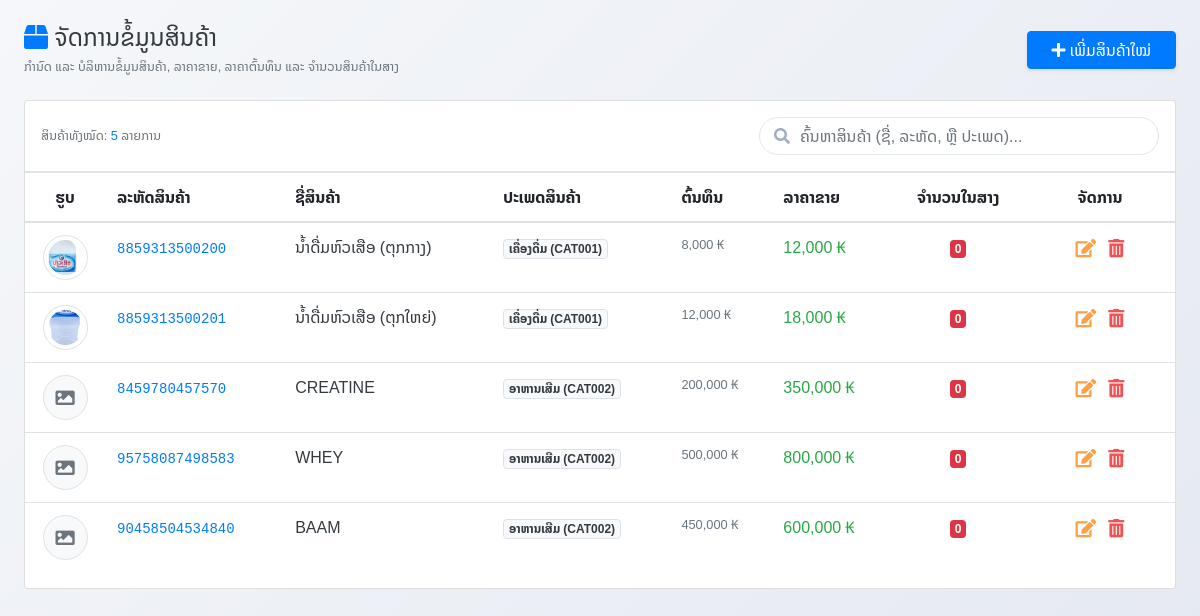
The page /pages/products.php (signed in) on the database its author committed.
### tables this page shows
CREATE TABLE `products` (
  `product_id` int(11) NOT NULL AUTO_INCREMENT,
  `product_code` varchar(50) NOT NULL,
  `product_name` varchar(100) NOT NULL,
  `category_id` int(11) NOT NULL,
  `cost_price` decimal(12,2) DEFAULT 0.00,
  `sale_price` decimal(12,2) NOT NULL,
  `quantity` int(11) DEFAULT 0,
  `unit` varchar(20) DEFAULT '?????????',
  `image` varchar(255) DEFAULT NULL,
  `created_at` datetime DEFAULT current_timestamp(),
  PRIMARY KEY (`product_id`),
  UNIQUE KEY `product_code` (`product_code`),
  KEY `fk_products_category` (`category_id`),
  CONSTRAINT `fk_products_category` FOREIGN KEY (`category_id`) REFERENCES `product_categories` (`category_id`) ON UPDATE CASCADE
);

CREATE TABLE `product_categories` (
  `category_id` int(11) NOT NULL AUTO_INCREMENT,
  `category_code` varchar(50) NOT NULL DEFAULT '',
  `category_name` varchar(100) NOT NULL,
  `created_at` datetime DEFAULT current_timestamp(),
  PRIMARY KEY (`category_id`),
  UNIQUE KEY `category_code` (`category_code`)
);

### config/db.php (called while the page is built, shortened)
<?php
if (!function_exists('formatCurrency')) {
    function formatCurrency($amount)
    {
        return number_format((float)$amount, 0, '.', ',') . ' ₭';
    }
}
?>

### pages/products.php (the view, shortened to what this page needs)
<?php
require_once '../config/db.php';
$products = [];
$sql = "SELECT p.*, c.category_name, c.category_code
        FROM products p
        LEFT JOIN product_categories c ON p.category_id = c.category_id
        ORDER BY p.product_id ASC";
$result = mysqli_query($conn, $sql);
if ($result) {
    while ($row = mysqli_fetch_assoc($result)) {
        $products[] = $row;
    }
}
$categories = [];
$sqlCat = "SELECT * FROM product_categories ORDER BY category_id ASC";
$resCat = mysqli_query($conn, $sqlCat);
if ($resCat) {
    while ($row = mysqli_fetch_assoc($resCat)) {
        $categories[] = $row;
    }
}
?>
<!DOCTYPE html>
<html lang="lo">
<head>
    <link rel="stylesheet" href="../assets/css/local-font.css?v=<?php echo time(); ?>">
    <link rel="stylesheet" href="../bootstrap/css/bootstrap.min.css">
    <link rel="stylesheet" href="../icon/css/all.min.css">
    <link rel="stylesheet" href="../assets/css/pages/users-manage.css">
</head>
<body>
<div class="container-fluid py-4 px-3 px-md-4">
    <div class="d-flex flex-wrap justify-content-between align-items-center mb-4 gap-2">
        <div>
            <h4 class="fw-bold text-dark mb-1">
                <i class="fas fa-box text-primary me-2"></i> ຈັດການຂໍ້ມູນສິນຄ້າ
            </h4>
            <p class="text-muted small mb-0">ກຳນົດ ແລະ ບໍລິຫານຂໍ້ມູນສິນຄ້າ, ລາຄາຂາຍ, ລາຄາຕົ້ນທຶນ ແລະ ຈຳນວນສິນຄ້າໃນສາງ</p>
        </div>
        <div>
            <?php if (!empty($categories)): ?>
            <button class="btn btn-primary rounded-pill px-4 shadow-sm" onclick="openCreateModal()">
                <i class="fas fa-plus me-1"></i> ເພີ່ມສິນຄ້າໃໝ່
            </button>
            <?php else: ?>
            <a href="product_categories.php" class="btn btn-warning rounded-pill px-4 shadow-sm">
                <i class="fas fa-exclamation-triangle me-1"></i> ກະລຸນາເພີ່ມປະເພດສິນຄ້າກ່ອນ
            </a>
            <?php endif; ?>
        </div>
    </div>
    <div class="card card-custom">
        <div class="card-body p-0">
            <div class="p-3 border-bottom d-flex flex-wrap justify-content-between align-items-center gap-3">
                <div class="d-flex align-items-center flex-wrap gap-3">
                    <div class="text-muted small">
                        ສິນຄ້າທັງໝົດ: <span class="fw-bold text-primary" id="productCount"><?= count($products) ?></span> ລາຍການ
                    </div>
                </div>
                <div class="search-box flex-grow-1" style="max-width: 400px;">
                    <i class="fas fa-search"></i>
                    <input type="text" id="searchInput" class="form-control" placeholder="ຄົ້ນຫາສິນຄ້າ (ຊື່, ລະຫັດ, ຫຼື ປະເພດ)...">
                </div>
            </div>
            <div class="table-responsive">
                <table class="table table-custom table-hover align-middle">
                    <thead>
                        <tr>
                            <th style="width: 80px;" class="text-center">ຮູບ</th>
                            <th>ລະຫັດສິນຄ້າ</th>
                            <th>ຊື່ສິນຄ້າ</th>
                            <th>ປະເພດສິນຄ້າ</th>
                            <th class="text-end">ຕົ້ນທຶນ</th>
                            <th class="text-end">ລາຄາຂາຍ</th>
                            <th class="text-center">ຈຳນວນໃນສາງ</th>
                            <th class="text-center" style="width: 150px;">ຈັດການ</th>
                        </tr>
                    </thead>
                    <tbody id="productTableBody">
                        <?php if (empty($products)): ?>
                            <tr>
                                <td colspan="8" class="text-center py-5 text-muted">
                                    <i class="fas fa-boxes fa-2x mb-3 d-block"></i>
                                    ຍັງບໍ່ມີຂໍ້ມູນສິນຄ້າ
                                </td>
                            </tr>
                        <?php else: ?>
                            <?php foreach ($products as $p): ?>
                                <tr class="product-row">
                                    <td class="text-center">
                                        <?php if (!empty($p['image']) && file_exists('../uploads/products/' . $p['image'])): ?>
                                            <img src="../uploads/products/<?= htmlspecialchars($p['image']) ?>" alt="product" class="img-thumbnail rounded-circle" style="width: 45px; height: 45px; object-fit: cover; transition: transform 0.2s;" onmouseover="this.style.transform='scale(1.2)'" onmouseout="this.style.transform='scale(1)'">
                                        <?php else: ?>
                                            <div class="rounded-circle bg-light border d-flex align-items-center justify-content-center mx-auto" style="width: 45px; height: 45px;">
                                                <i class="fas fa-image text-muted" style="font-size: 1.2rem;"></i>
                                            </div>
                                        <?php endif; ?>
                                    </td>
                                    <td class="fw-bold"><code class="text-primary"><?= htmlspecialchars($p['product_code']) ?></code></td>
                                    <td class="fw-bold text-dark"><?= htmlspecialchars($p['product_name']) ?></td>
                                    <td><span class="badge bg-light text-dark border"><?= htmlspecialchars($p['category_name']) ?> (<?= htmlspecialchars($p['category_code']) ?>)</span></td>
                                    <td class="text-end text-muted small"><?= formatCurrency($p['cost_price']) ?></td>
                                    <td class="text-end fw-bold text-success"><?= formatCurrency($p['sale_price']) ?></td>
                                    <td class="text-center">
                                        <?php if ($p['quantity'] <= 5): ?>
                                            <span class="badge bg-danger text-white"><?= $p['quantity'] ?></span>
                                        <?php else: ?>
                                            <span class="badge bg-success text-white"><?= $p['quantity'] ?></span>
                                        <?php endif; ?>
                                    </td>
                                    <td class="text-center">
                                        <div class="d-flex justify-content-center gap-1">
                                            <button class="btn btn-warning btn-sm btn-action" onclick="openEditModal(<?= $p['product_id'] ?>)" title="ແກ້ໄຂ">
                                                <i class="fas fa-edit"></i>
                                            </button>
                                            <button class="btn btn-danger btn-sm btn-action" onclick="deleteProduct(<?= $p['product_id'] ?>)" title="ລົບ">
                                                <i class="fas fa-trash-alt"></i>
                                            </button>
                                        </div>
                                    </td>
                                </tr>
                            <?php endforeach; ?>
                        <?php endif; ?>
                    </tbody>
                </table>
            </div>
        </div>
    </div>
</div>
</body>
</html>

### assets/css/pages/users-manage.css (style rules this page uses)
* { font-family: 'Noto Sans Lao', 'Noto Sans Lao Looped', 'Phetsarath OT', sans-serif; }
body { background: linear-gradient(135deg, #f5f7fa 0%, #e4e8f0 100%); min-height: 100vh; animation: pageFadeIn 0.7s cubic-bezier(0.25, 1, 0.5, 1) both; }
.table thead th { white-space: nowrap; }
.search-box { position: relative; }
.search-box i { position: absolute; left: 15px; top: 50%; transform: translateY(-50%); color: #a0aec0; }
.search-box input { padding-left: 40px; border-radius: 30px; border: 1px solid #e2e8f0; transition: all 0.3s ease; }
.btn-action, table td:last-child .btn, table td:last-child button, .btn-view-details, .btn-edit, .btn-delete { background: transparent !important; border: none !important; box-shadow: none !important; padding: 4px 6px !important; font-size: 1.15rem !important; transition: all 0.2s ease !important; min-width: auto !important; height: auto !important; line-height: 1 !important; }
.btn-action.btn-warning, .btn-action.btn-outline-info, table td:last-child .btn-warning, table td:last-child .btn-outline-info, table td:last-child button.btn-warning, .btn-edit { color: #ff9f43 !important; }
.btn-action.btn-danger, .btn-action.btn-outline-danger, table td:last-child .btn-danger, table td:last-child .btn-outline-danger, table td:last-child button.btn-danger, .btn-delete { color: #ea5455 !important; }
.card-custom { animation: cardSlideUp 0.55s cubic-bezier(0.16, 1, 0.3, 1) both; }

### pages/products.php (style rules this page uses)
body { font-family: 'Noto Sans Lao', 'Noto Sans Lao Looped', sans-serif; background-color: #f4f6f9; }

### rows shown on the page
products: image (picture), product_code "8859313500200", product_name "ນ້ຳດື່ມຫົວເສືອ (ຕຸກກາງ)", category.category_name "ເຄື່ອງດື່ມ", category.category_code "CAT001", cost_price "8,000 ₭", sale_price "12,000 ₭", quantity "0"
products: image (picture), product_code "8859313500201", product_name "ນ້ຳດື່ມຫົວເສືອ (ຕຸກໃຫຍ່)", category.category_name "ເຄື່ອງດື່ມ", category.category_code "CAT001", cost_price "12,000 ₭", sale_price "18,000 ₭", quantity "0"
products: product_code "8459780457570", product_name "CREATINE", category.category_name "ອາຫານເສີມ", category.category_code "CAT002", cost_price "200,000 ₭", sale_price "350,000 ₭", quantity "0"
products: product_code "95758087498583", product_name "WHEY", category.category_name "ອາຫານເສີມ", category.category_code "CAT002", cost_price "500,000 ₭", sale_price "800,000 ₭", quantity "0"
products: product_code "90458504534840", product_name "BAAM", category.category_name "ອາຫານເສີມ", category.category_code "CAT002", cost_price "450,000 ₭", sale_price "600,000 ₭", quantity "0"

### other values the page prints
count($products) "5"
